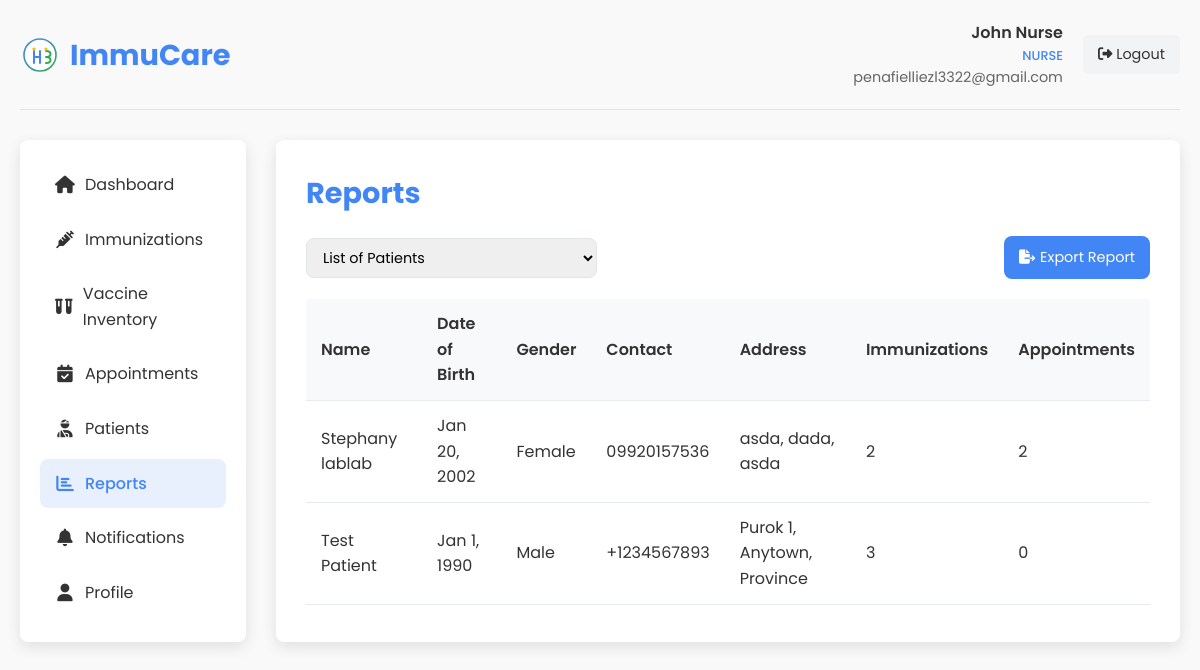
Page /nurse_reports.php (signed in) on the earlier database version.
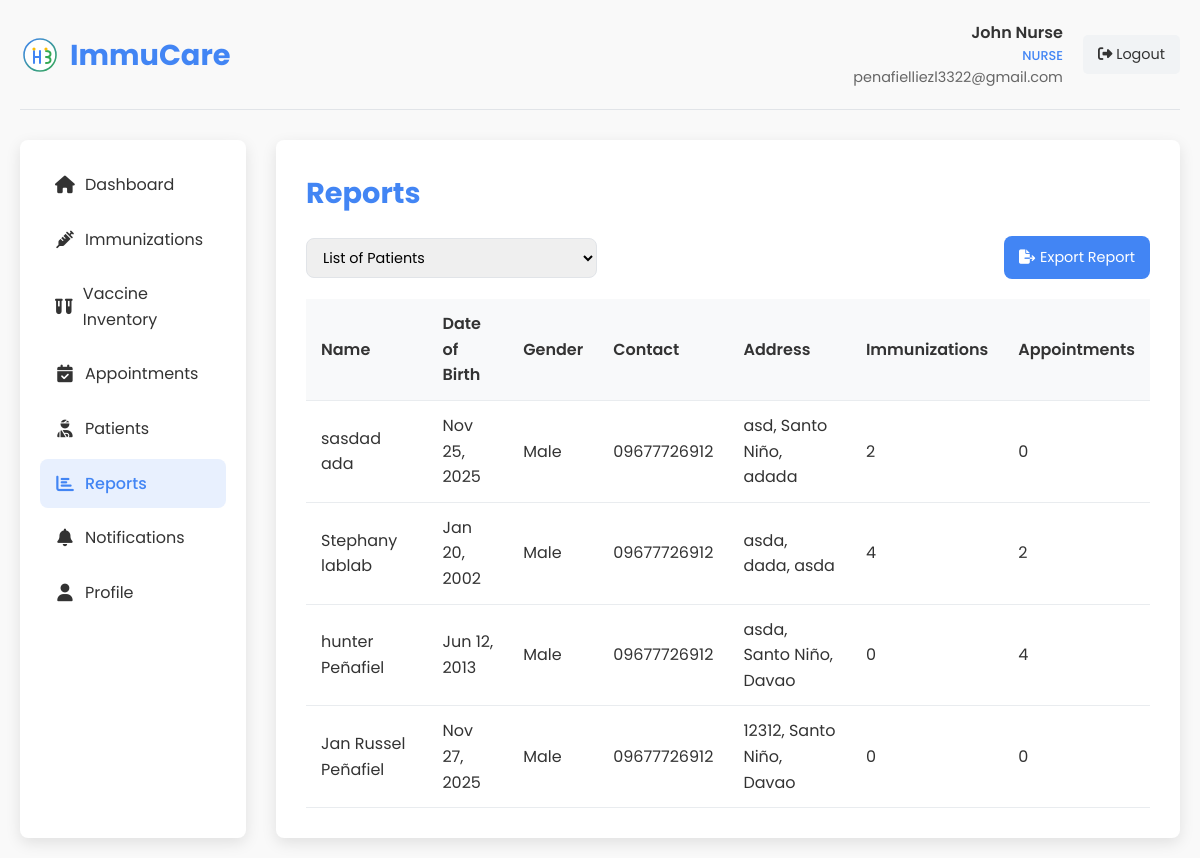
Same page on the later database version.
### tables this page shows
CREATE TABLE `patients` (
  `id` int(11) NOT NULL,
  `user_id` int(11) DEFAULT NULL,
  `first_name` varchar(50) NOT NULL,
  `middle_name` varchar(50) DEFAULT NULL,
  `last_name` varchar(50) NOT NULL,
  `date_of_birth` date NOT NULL,
  `gender` enum('male','female','other') NOT NULL,
  `blood_type` varchar(10) DEFAULT NULL COMMENT 'Patient blood type (A+, A-, B+, B-, AB+, AB-, O+, O-)',
  `purok` text NOT NULL,
  `city` varchar(100) NOT NULL,
  `province` varchar(100) NOT NULL,
  `postal_code` varchar(20) DEFAULT NULL,
  `phone_number` varchar(20) DEFAULT NULL,
  `email` varchar(255) DEFAULT NULL,
  `medical_history` text DEFAULT NULL,
  `allergies` text DEFAULT NULL,
  `diagnosis` text DEFAULT NULL COMMENT 'Patient diagnosis information',
  `created_at` datetime NOT NULL,
  `updated_at` timestamp NOT NULL DEFAULT current_timestamp() ON UPDATE current_timestamp()
);

### nurse_reports.php (the view, shortened to what this page needs)
<?php
$user_name = $_SESSION['user_name'];
$user_email = $_SESSION['user_email'];
$conn = new mysqli(DB_HOST, DB_USER, DB_PASS, DB_NAME);
$stmt = $conn->prepare("
    SELECT
        p.*,
        COUNT(DISTINCT i.id) as immunization_count,
        COUNT(DISTINCT a.id) as appointment_count
    FROM patients p
    LEFT JOIN immunizations i ON p.id = i.patient_id
    LEFT JOIN appointments a ON p.id = a.patient_id
    GROUP BY p.id
    ORDER BY p.last_name, p.first_name
");
$stmt->execute();
$patients_result = $stmt->get_result();
$patients_data = [];
while ($row = $patients_result->fetch_assoc()) {
    $patients_data[] = $row;
}
?>
<!DOCTYPE html>
<html lang="en">
<head>
    <link rel="stylesheet" href="styles.css">
    <link rel="stylesheet" href="https://cdnjs.cloudflare.com/ajax/libs/font-awesome/6.4.0/css/all.min.css">
</head>
<body>
    <div class="dashboard-container">
        <div class="dashboard-header">
            <div class="dashboard-logo">
                <img src="images/logo.svg" alt="ImmuCare Logo">
                <h1>ImmuCare</h1>
            </div>
            <div class="user-menu">
                <div class="user-info">
                    <div class="user-name"><?php echo htmlspecialchars($user_name); ?></div>
                    <div class="user-role">Nurse</div>
                    <div class="user-email"><?php echo htmlspecialchars($user_email); ?></div>
                </div>
                <a href="?logout=1" class="logout-btn">
                    <i class="fas fa-sign-out-alt"></i> Logout
                </a>
            </div>
        </div>
        <div class="dashboard-content">
            <div class="sidebar">
                <ul class="sidebar-menu">
                    <li><a href="nurse_dashboard.php"><i class="fas fa-home"></i> Dashboard</a></li>
                    <li><a href="nurse_immunizations.php"><i class="fas fa-syringe"></i> Immunizations</a></li>
                    <li><a href="nurse_vaccine_inventory.php"><i class="fas fa-vials"></i> Vaccine Inventory</a></li>
                    <li><a href="nurse_appointments.php"><i class="fas fa-calendar-check"></i> Appointments</a></li>
                    <li><a href="nurse_patients.php"><i class="fas fa-user-injured"></i> Patients</a></li>
                    <li><a href="nurse_reports.php" class="active"><i class="fas fa-chart-bar"></i> Reports</a></li>
                    <li><a href="nurse_notifications.php"><i class="fas fa-bell"></i> Notifications</a></li>
                    <li><a href="nurse_profile.php"><i class="fas fa-user"></i> Profile</a></li>
                </ul>
            </div>
            <div class="main-content">
                <h2 class="page-title">Reports</h2>
                <div class="report-actions">
                    <div class="report-filter">
                        <select id="report-type">
                            <option value="patients">List of Patients</option>
                        </select>
                    </div>
                    <div>
                        <a href="#" class="export-btn" onclick="exportReport()">
                            <i class="fas fa-file-export"></i> Export Report
                        </a>
                    </div>
                </div>
                <div id="patients-report">
                    <table class="report-table">
                        <thead>
                            <tr>
                                <th>Name</th>
                                <th>Date of Birth</th>
                                <th>Gender</th>
                                <th>Contact</th>
                                <th>Address</th>
                                <th>Immunizations</th>
                                <th>Appointments</th>
                            </tr>
                        </thead>
                        <tbody>
                            <?php foreach ($patients_data as $patient): ?>
                                <tr>
                                    <td><?php echo htmlspecialchars($patient['first_name'] . ' ' . $patient['last_name']); ?></td>
                                    <td><?php echo date('M j, Y', strtotime($patient['date_of_birth'])); ?></td>
                                    <td><?php echo ucfirst($patient['gender']); ?></td>
                                    <td><?php echo htmlspecialchars($patient['phone_number']); ?></td>
                                    <td>
                                        <?php echo htmlspecialchars($patient['purok'] . ', ' .
                                            $patient['city'] . ', ' .
                                            $patient['province']); ?>
                                    </td>
                                    <td><?php echo $patient['immunization_count']; ?></td>
                                    <td><?php echo $patient['appointment_count']; ?></td>
                                </tr>
                            <?php endforeach; ?>
                        </tbody>
                    </table>
                </div>
            </div>
        </div>
    </div>
</body>
</html>

Differences in the rows shown:
removed patients: first_name+last_name "Test Patient", date_of_birth "Jan 1, 1990", gender "Male", phone_number "+1234567893", purok+city+province "Purok 1, Anytown, Province", immunization_count "3", appointment_count "0"
added patients: first_name+last_name "sasdad ada", date_of_birth "Nov 25, 2025", gender "Male", phone_number "09677726912", purok+city+province "asd, Santo Niño, adada", immunization_count "2", appointment_count "0"
changed patients "Stephany lablab": gender "Female" → "Male"; phone_number "09920157536" → "09677726912"; immunization_count "2" → "4"
added patients: first_name+last_name "hunter Peñafiel", date_of_birth "Jun 12, 2013", gender "Male", phone_number "09677726912", purok+city+province "asda, Santo Niño, Davao", immunization_count "0", appointment_count "4"
added patients: first_name+last_name "Jan Russel Peñafiel", date_of_birth "Nov 27, 2025", gender "Male", phone_number "09677726912", purok+city+province "12312, Santo Niño, Davao", immunization_count "0", appointment_count "0"
